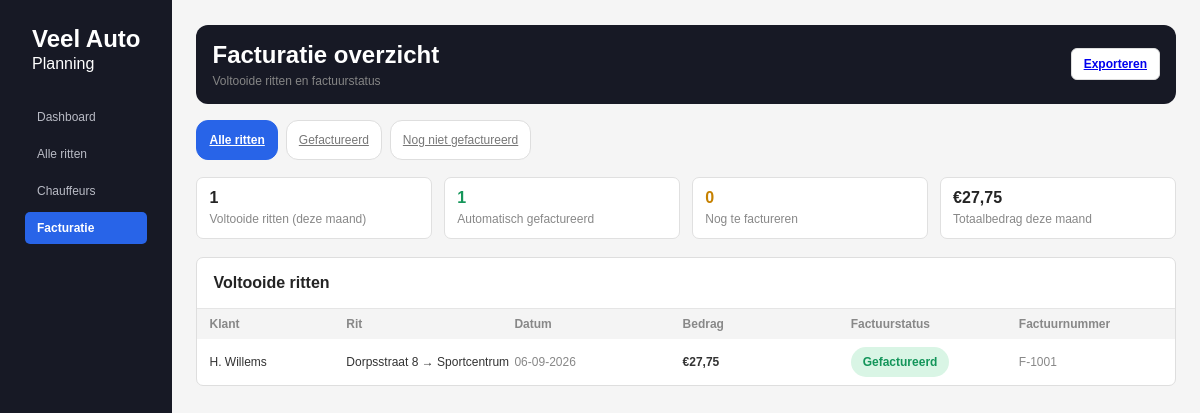
The app's page /facturen.php with its own data.
### tables this page shows
CREATE TABLE `ritten` (
    `id` INT UNSIGNED NOT NULL AUTO_INCREMENT,
    `klant_id` INT UNSIGNED NOT NULL,
    `chauffeur_id` INT UNSIGNED NULL,
    `ophaaladres` VARCHAR(255) NOT NULL,
    `bestemming` VARCHAR(255) NOT NULL,
    `datum_tijd` DATETIME NOT NULL,
    `aantal_personen` TINYINT UNSIGNED NOT NULL DEFAULT 1,
    `status` ENUM('nieuw', 'toegewezen', 'onderweg', 'voltooid', 'geannuleerd') NOT NULL DEFAULT 'nieuw',
    `prijs` DECIMAL(8,2) NULL,
    `opmerking` TEXT NULL,
    `created_at` TIMESTAMP NOT NULL DEFAULT CURRENT_TIMESTAMP,
    `updated_at` TIMESTAMP NOT NULL DEFAULT CURRENT_TIMESTAMP ON UPDATE CURRENT_TIMESTAMP,
    PRIMARY KEY (`id`),
    KEY `idx_ritten_status` (`status`),
    KEY `idx_ritten_datum_tijd` (`datum_tijd`),
    CONSTRAINT `fk_ritten_klant` FOREIGN KEY (`klant_id`) REFERENCES `klanten` (`id`)
        ON UPDATE CASCADE ON DELETE RESTRICT,
    CONSTRAINT `fk_ritten_chauffeur` FOREIGN KEY (`chauffeur_id`) REFERENCES `chauffeurs` (`id`)
        ON UPDATE CASCADE ON DELETE SET NULL
);

CREATE TABLE `klanten` (
    `id` INT UNSIGNED NOT NULL AUTO_INCREMENT,
    `naam` VARCHAR(100) NOT NULL,
    `email` VARCHAR(150) NOT NULL,
    `wachtwoord` VARCHAR(255) NOT NULL,
    `telefoon` VARCHAR(20) NULL,
    `adres` VARCHAR(255) NULL,
    `created_at` TIMESTAMP NOT NULL DEFAULT CURRENT_TIMESTAMP,
    PRIMARY KEY (`id`),
    UNIQUE KEY `uq_klanten_email` (`email`)
);

CREATE TABLE `facturen` (
    `id` INT UNSIGNED NOT NULL AUTO_INCREMENT,
    `rit_id` INT UNSIGNED NOT NULL,
    `factuurnummer` VARCHAR(20) NOT NULL,
    `bedrag` DECIMAL(8,2) NOT NULL,
    `status` ENUM('gefactureerd', 'nog_niet_gefactureerd') NOT NULL DEFAULT 'nog_niet_gefactureerd',
    `factuurdatum` DATE NULL,
    `created_at` TIMESTAMP NOT NULL DEFAULT CURRENT_TIMESTAMP,
    PRIMARY KEY (`id`),
    UNIQUE KEY `uq_facturen_rit` (`rit_id`),
    UNIQUE KEY `uq_facturen_factuurnummer` (`factuurnummer`),
    CONSTRAINT `fk_facturen_rit` FOREIGN KEY (`rit_id`) REFERENCES `ritten` (`id`)
        ON UPDATE CASCADE ON DELETE CASCADE
);

### includes/helpers.php (called while the page is built, shortened)
<?php
function e(?string $value): string
{
    return htmlspecialchars($value ?? '', ENT_QUOTES, 'UTF-8');
}

### facturen.php (the view, shortened to what this page needs)
<?php
require __DIR__ . '/includes/helpers.php';
$db = getDb();
$filters = [
    'alle' => 'Alle ritten',
    'gefactureerd' => 'Gefactureerd',
    'nog_niet' => 'Nog niet gefactureerd',
];
$actiefFilter = $_GET['status'] ?? 'alle';
$voltooideRittenMaand = (int) $db->query("
    SELECT COUNT(*) FROM ritten
    WHERE status = 'voltooid' AND MONTH(datum_tijd) = MONTH(CURDATE()) AND YEAR(datum_tijd) = YEAR(CURDATE())
")->fetchColumn();
$gefactureerdMaand = (int) $db->query("
    SELECT COUNT(*) FROM facturen
    WHERE MONTH(factuurdatum) = MONTH(CURDATE()) AND YEAR(factuurdatum) = YEAR(CURDATE())
")->fetchColumn();
$nogTeFactureren = (int) $db->query("
    SELECT COUNT(*) FROM ritten r
    LEFT JOIN facturen f ON f.rit_id = r.id
    WHERE r.status = 'voltooid' AND f.id IS NULL
      AND MONTH(r.datum_tijd) = MONTH(CURDATE()) AND YEAR(r.datum_tijd) = YEAR(CURDATE())
")->fetchColumn();
$totaalbedragMaand = (float) $db->query("
    SELECT COALESCE(SUM(bedrag), 0) FROM facturen
    WHERE MONTH(factuurdatum) = MONTH(CURDATE()) AND YEAR(factuurdatum) = YEAR(CURDATE())
")->fetchColumn();
$sql = "
    SELECT r.id AS rit_id, r.ophaaladres, r.bestemming, r.datum_tijd, r.prijs,
           k.naam AS klant_naam,
           f.factuurnummer, f.bedrag AS factuur_bedrag, f.status AS factuur_status
    FROM ritten r
    JOIN klanten k ON k.id = r.klant_id
    LEFT JOIN facturen f ON f.rit_id = r.id
    WHERE r.status = 'voltooid'
";
$sql .= ' ORDER BY r.datum_tijd DESC';
$rijen = $db->query($sql)->fetchAll();
?>
<!DOCTYPE html>
<html lang="nl">
<head>
    <link rel="stylesheet" href="css/style.css">
    <link rel="stylesheet" href="css/dashboard.css">
    <link rel="stylesheet" href="css/facturen.css">
</head>
<body>
<div class="layout">
    <aside>
        <div class="brand">
            Veel Auto
            <span>Planning</span>
        </div>
        <nav>
            <a href="dashboard.php">Dashboard</a>
            <a href="ritten.php">Alle ritten</a>
            <a href="chauffeur.php">Chauffeurs</a>
            <a href="facturen.php" class="active">Facturatie</a>
        </nav>
    </aside>
    <main>
        <div class="page-header">
            <div>
                <h1>Facturatie overzicht</h1>
                <p>Voltooide ritten en factuurstatus</p>
            </div>
            <a class="export-button" href="export_facturen.php">
                Exporteren
            </a>
        </div>
        <div class="filters">
            <?php foreach ($filters as $key => $label): ?>
                <a href="?status=<?= e($key) ?>" class="filter<?= $actiefFilter === $key ? ' active' : '' ?>"><?= e($label) ?></a>
            <?php endforeach; ?>
        </div>
        <section class="stats">
            <div class="stat-card">
                <strong><?= $voltooideRittenMaand ?></strong>
                <span>Voltooide ritten (deze maand)</span>
            </div>
            <div class="stat-card green">
                <strong><?= $gefactureerdMaand ?></strong>
                <span>Automatisch gefactureerd</span>
            </div>
            <div class="stat-card orange">
                <strong><?= $nogTeFactureren ?></strong>
                <span>Nog te factureren</span>
            </div>
            <div class="stat-card">
                <strong>€<?= number_format($totaalbedragMaand, 2, ',', '.') ?></strong>
                <span>Totaalbedrag deze maand</span>
            </div>
        </section>
        <section class="table-card">
            <div class="table-title">
                Voltooide ritten
            </div>
            <div class="table-wrapper">
                <table>
                    <thead>
                        <tr>
                            <th>Klant</th>
                            <th>Rit</th>
                            <th>Datum</th>
                            <th>Bedrag</th>
                            <th>Factuurstatus</th>
                            <th>Factuurnummer</th>
                        </tr>
                    </thead>
                    <tbody>
                        <?php foreach ($rijen as $rij): ?>
                        <tr>
                            <td><?= e($rij['klant_naam']) ?></td>
                            <td><?= e($rij['ophaaladres']) ?> → <?= e($rij['bestemming']) ?></td>
                            <td><?= e((new DateTime($rij['datum_tijd']))->format('d-m-Y')) ?></td>
                            <td class="amount">€<?= number_format((float) ($rij['factuur_bedrag'] ?? $rij['prijs'] ?? 0), 2, ',', '.') ?></td>
                            <td>
                                <?php if ($rij['factuurnummer']): ?>
                                    <span class="status invoiced">Gefactureerd</span>
                                <?php else: ?>
                                    <span class="status not-invoiced">Nog niet gefactureerd</span>
                                <?php endif; ?>
                            </td>
                            <td>
                                <?php if ($rij['factuurnummer']): ?>
                                    <?= e($rij['factuurnummer']) ?>
                                <?php endif; ?>
                            </td>
                        </tr>
                        <?php endforeach; ?>
                    </tbody>
                </table>
            </div>
        </section>
    </main>
</div>
</body>
</html>

### css/style.css (style rules this page uses)
:root { --dark: #111827; --blue: #2563eb; --blue-dark: #1d4ed8; --bg: #f8fafc; --text: #111827; --muted: #6b7280; }
* { box-sizing: border-box; }
body { margin: 0; font-family: -apple-system, BlinkMacSystemFont, "Segoe UI", Roboto, Arial, sans-serif; color: var(--text); background: var(--bg); }

### css/dashboard.css (style rules this page uses)
:root { --dark: #171925; --blue: #2864e8; --background: #f5f5f5; --white: #ffffff; --border: #dedede; --text: #242424; --muted: #858585; --green: #15965a; --orange: #c68100; }
* { box-sizing: border-box; margin: 0; padding: 0; }
body { font-family: Arial, Helvetica, sans-serif; background: var(--background); color: var(--text); min-height: 100vh; }
.layout { display: flex; min-height: 100vh; }
aside { display: flex; flex-direction: column; width: fit-content; min-width: 170px; padding: 25px 25px; background: var(--dark); color: #fff; }
.brand { font-size: 24px; font-weight: 700; margin: 0 7px 28px; }
.brand span { display: block; font-size: 16px; font-weight: 400; margin-top: 2px; }
nav { display: flex; flex-direction: column; gap: 5px; }
nav a { display: block; padding: 9px 12px; color: #b9bbc5; text-decoration: none; font-size: 12px; border-radius: 5px; transition: 0.2s ease; }
nav a.active { color: #fff; background: var(--blue); font-weight: 600; }
main { flex: 1; padding: 25px 24px; max-width: 100%; }
.page-header { display: flex; align-items: center; justify-content: space-between; padding: 16px; margin-bottom: 16px; border-radius: 12px; background: var(--dark); color: #fff; }
.page-header h1 { font-size: 24px; line-height: 1.2; margin-bottom: 4px; }
.page-header p { color: #858585; font-size: 12px; }
.export-button { background: #fff; border: 1px solid #ddd; border-radius: 6px; padding: 8px 12px; font-size: 12px; font-weight: 600; cursor: pointer; }
.filters { display: flex; gap: 8px; margin-bottom: 17px; }
.filter { border: 1px solid #dedede; background: #fff; border-radius: 12px; padding: 12px; color: #777; font-size: 12px; cursor: pointer; }
.filter.active { background: var(--blue); border-color: var(--blue); color: #fff; font-weight: 600; }
.stats { display: grid; grid-template-columns: repeat(4, 1fr); gap: 12px; margin-bottom: 18px; }
.stat-card { min-height: fit-content; background: var(--white); border: 1px solid #e0e0e0; border-radius: 7px; padding: 12px; display: flex; flex-direction: column; justify-content: center; }
.stat-card strong { font-size: 16px; line-height: 1; margin-bottom: 6px; }
.stat-card span { color: #888; font-size: 12px; }
.stat-card.green strong { color: var(--green); }
.stat-card.orange strong { color: var(--orange); }
.table-card { background: #fff; border: 1px solid #dedede; border-radius: 7px; overflow: hidden; }
.table-title { display: flex; align-items: center; justify-content: start; padding: 16px; font-size: 16px; font-weight: 700; border-bottom: 1px solid #e5e5e5; }
.table-wrapper { overflow-x: auto; }
table { width: 100%; border-collapse: collapse; table-layout: fixed; }
thead { background: #f4f4f4; }
th { color: #888; font-size: 12px; font-weight: 600; text-align: left; padding: 8px 12px; }
td { padding: 8px 12px; border-bottom: 1px solid #e5e5e5; font-size: 12px; color: #333; white-space: nowrap; }
tbody tr:last-child td { border-bottom: none; }
.amount { font-weight: 600; }
td:nth-child(3), td:nth-child(6) { color: #888; }
.status { display: inline-block; padding: 8px 12px; border-radius: 20px; font-size: 12px; font-weight: 600; }
.status.invoiced { background: #d9f5e5; color: #13955a; }
th:nth-child(1), td:nth-child(1) { width: 14%; }

### records on screen
ritten: klant.naam "H. Willems", ophaaladres "Dorpsstraat 8", bestemming "Sportcentrum", datum_tijd "06-09-2026", facturen.bedrag "27,75", facturen.factuurnummer "F-1001"

### other values on screen
$label "Alle ritten"
$label "Gefactureerd"
$label "Nog niet gefactureerd"
$voltooideRittenMaand "1"
$gefactureerdMaand "1"
$nogTeFactureren "0"
$totaalbedragMaand "27,75"
